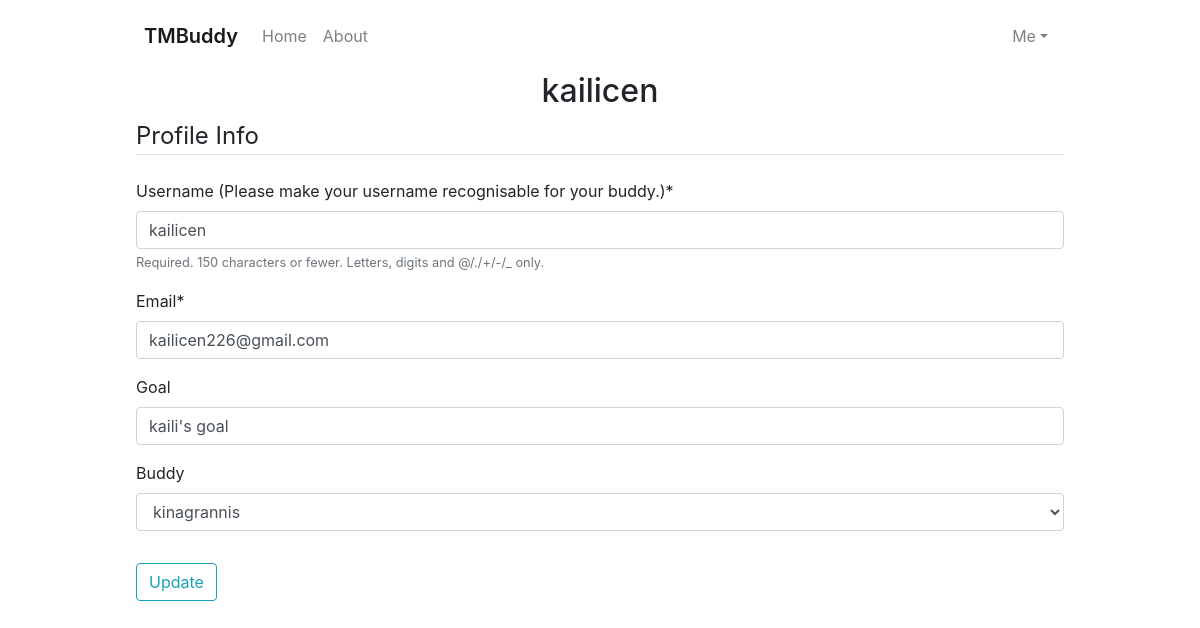
The page /profile/ (signed in) on the database as committed earlier.
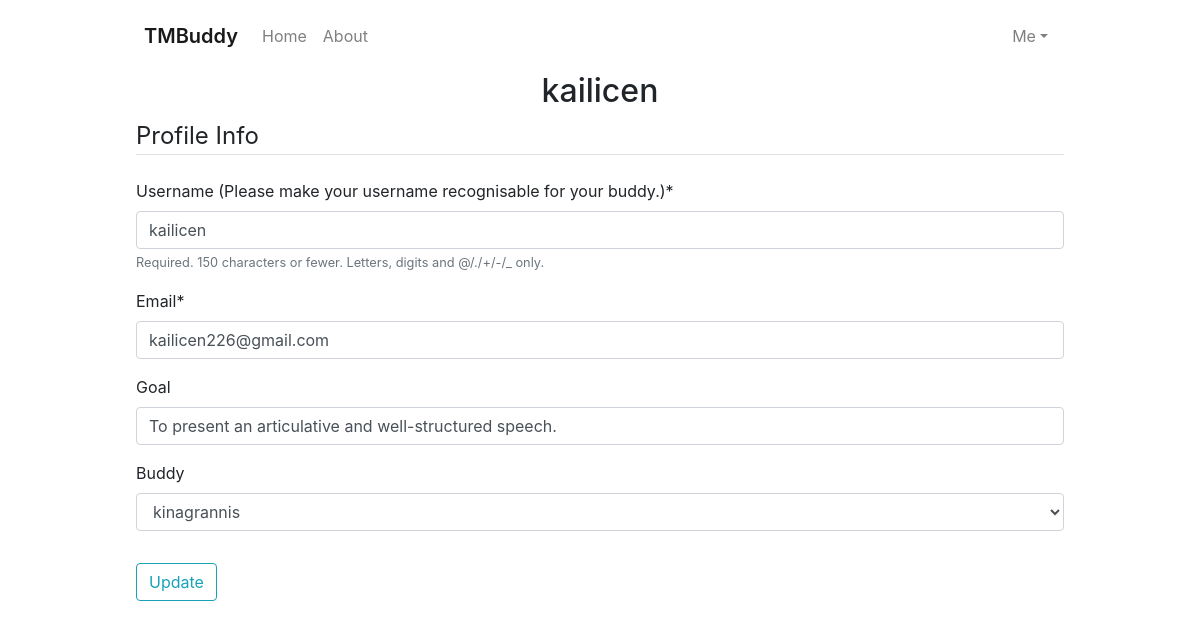
The same page on the database as committed later.
### users/models.py (models this page shows, shortened)
class Profile(models.Model):
    user = models.OneToOneField(User, related_name='profile', on_delete=models.CASCADE)
    goal = models.CharField(max_length=200, null=True)
    buddy = models.ForeignKey(User, null=True, related_name='buddy', on_delete=models.CASCADE)

### users/views.py (the view)
# urls.py: path('profile/', user_views.profile, name='profile'),
@login_required
def profile(request):
    if request.method == 'POST':
        u_form = UserUpdateForm(request.POST, instance=request.user)
        p_form = ProfileUpdateForm(request.POST,
                                   request.FILES,
                                   instance=request.user.profile)
        if u_form.is_valid() and p_form.is_valid():
            u_form.save()
            p_form.save()
            messages.success(request, f'Your account has been updated!')
            return redirect('profile')
    else:
        u_form = UserUpdateForm(instance=request.user)
        p_form = ProfileUpdateForm(instance=request.user.profile)
    context = {
        'u_form': u_form,
        'p_form': p_form
    }
    return render(request, 'users/profile.html', context)

### users/forms.py
class UserUpdateForm(forms.ModelForm):
    email = forms.EmailField()
    class Meta:
        model = User
        fields = ['username', 'email']
        labels = {
            'username': _('Username (Please make your username recognisable for your buddy.)'),
        }

class ProfileUpdateForm(forms.ModelForm):
    buddy = forms.ModelChoiceField(required=False, queryset=User.objects.exclude(username='admin').order_by('username'))
    goal = forms.CharField(required=False)
    class Meta:
        model = Profile
        fields = ['goal', 'buddy']

### users/templates/users/profile.html (shortened to what this page needs)
{% extends "tmbuddy/base.html" %}{% load crispy_forms_tags %}{% block content %}
<div class="d-flex flex-column p-2">
  <div class="content-section">
    <div class="media">
      <div class="media-body">
        <h2 class="account-heading text-center">{{ user.username }}</h2>
      </div>
    </div>
    <form method="POST" enctype="multipart/form-data">
      <fieldset class="form-group">
        <legend class="border-bottom mb-4">Profile Info</legend>
        {{ u_form|crispy }} {{ p_form|crispy }}
      </fieldset>
      <div class="form-group">
        <button class="btn btn-outline-info" type="submit">Update</button>
      </div>
    </form>
  </div>
</div>
{% endblock content %}

Rows that differ between the two databases and show on the page:
changed Profile "kinagrannis": goal "kaili's goal" → "To present an articulative and well-structured speech."
